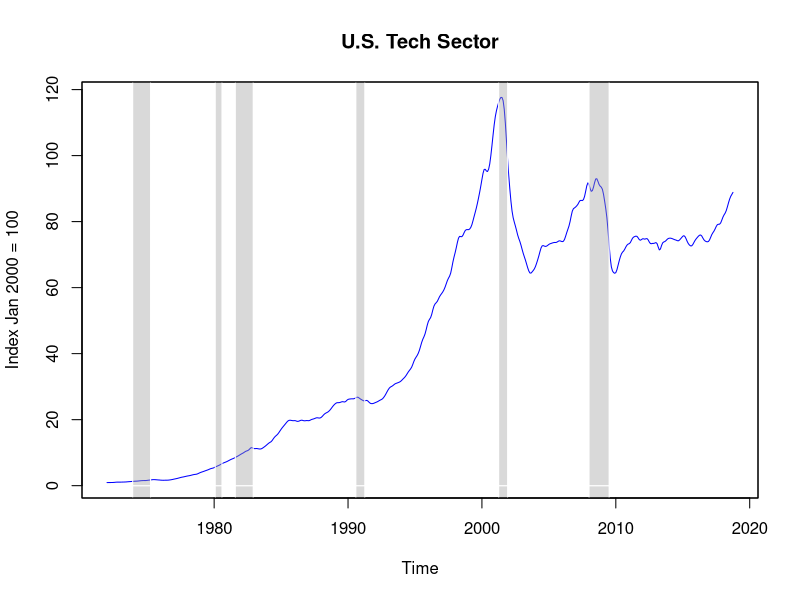

Write R code to recreate this figure.
## ---- chunk 1
#This is attaching files for the tech sector

library(forecast)
library(car)

DataProject <- read.csv("FinalDatafornow.csv", header = TRUE)
attach(DataProject)
View(DataProject)
TechEffect <- lm(SFTECH ~ Unemp + CapUtil + Dis.IncPerCap + PPI
                 + RecessionIndic, data = DataProject)

SFTECH.ts <- ts(SFTECH, start = c(1972,1), frequency = 12)

## ---- chunk 2
plot(SFTECH.ts, col = "blue", ylab = "Index Jan 2000 = 100", main = "U.S. Tech Sector")
rect(1973+11/12,0, 1975+3/12, c(-30,250), col=rgb(160,160,160, maxColorValue=255, alpha=100),
     border=F)
rect(1980+1/12,0, 1980+7/12, c(-30,250), col=rgb(160,160,160, maxColorValue=255, alpha=100),
     border=F)
rect(1981+7/12,0, 1982+11/12, c(-30,250), col=rgb(160,160,160, maxColorValue=255, alpha=100),
     border=F)
rect(1990+7/12,0, 1991+3/12, c(-30,250), col=rgb(160,160,160, maxColorValue=255, alpha=100),
     border=F)
rect(2001+3/12,0, 2001+11/12, c(-30,250), col=rgb(160,160,160, maxColorValue=255, alpha=100),
     border=F)
rect(2007+12/12,0, 2009+6/12, c(-30,250), col=rgb(160,160,160, maxColorValue=255, alpha=100),
     border=F)
box()
## ---- chunk 3
vif(TechEffect)
## ---- chunk 4
summary(TechEffect)
